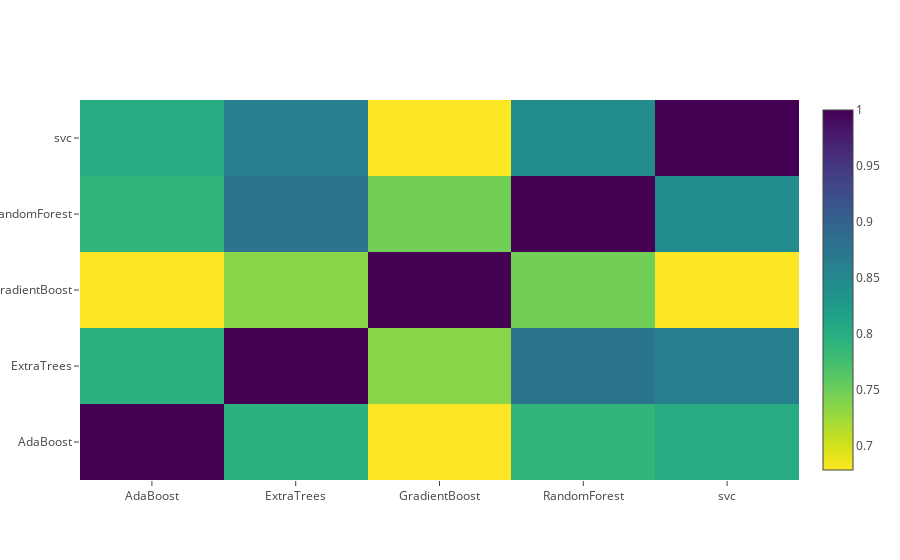

The code cell stored with this chart in its notebook:
### Code cell
#第二级训练集的相关性热图
data = [
    go.Heatmap(
        z= base_predictions_train.astype(float).corr().values ,
        x=base_predictions_train.columns.values,
        y= base_predictions_train.columns.values,
          colorscale='Viridis',
            showscale=True,
            reversescale = True
    )
]
py.iplot(data, filename='labelled-heatmap')

### Figure 1 — Plotly figure (JSON) as saved in the notebook; plotly's stock layout.template omitted (floating-point values rounded to 4 significant figures)
{"data": [{"colorscale": "Viridis", "reversescale": true, "showscale": true, "type": "heatmap", "x": ["AdaBoost", "ExtraTrees", "GradientBoost", "RandomForest", "svc"], "y": ["AdaBoost", "ExtraTrees", "GradientBoost", "RandomForest", "svc"], "z": [[1, 0.795, 0.6782, 0.7894, 0.8025], [0.795, 1, 0.7344, 0.8762, 0.8608], [0.6782, 0.7344, 1, 0.7478, 0.6792], [0.7894, 0.8762, 0.7478, 1, 0.8434], [0.8025, 0.8608, 0.6792, 0.8434, 1]]}], "layout": {}}
